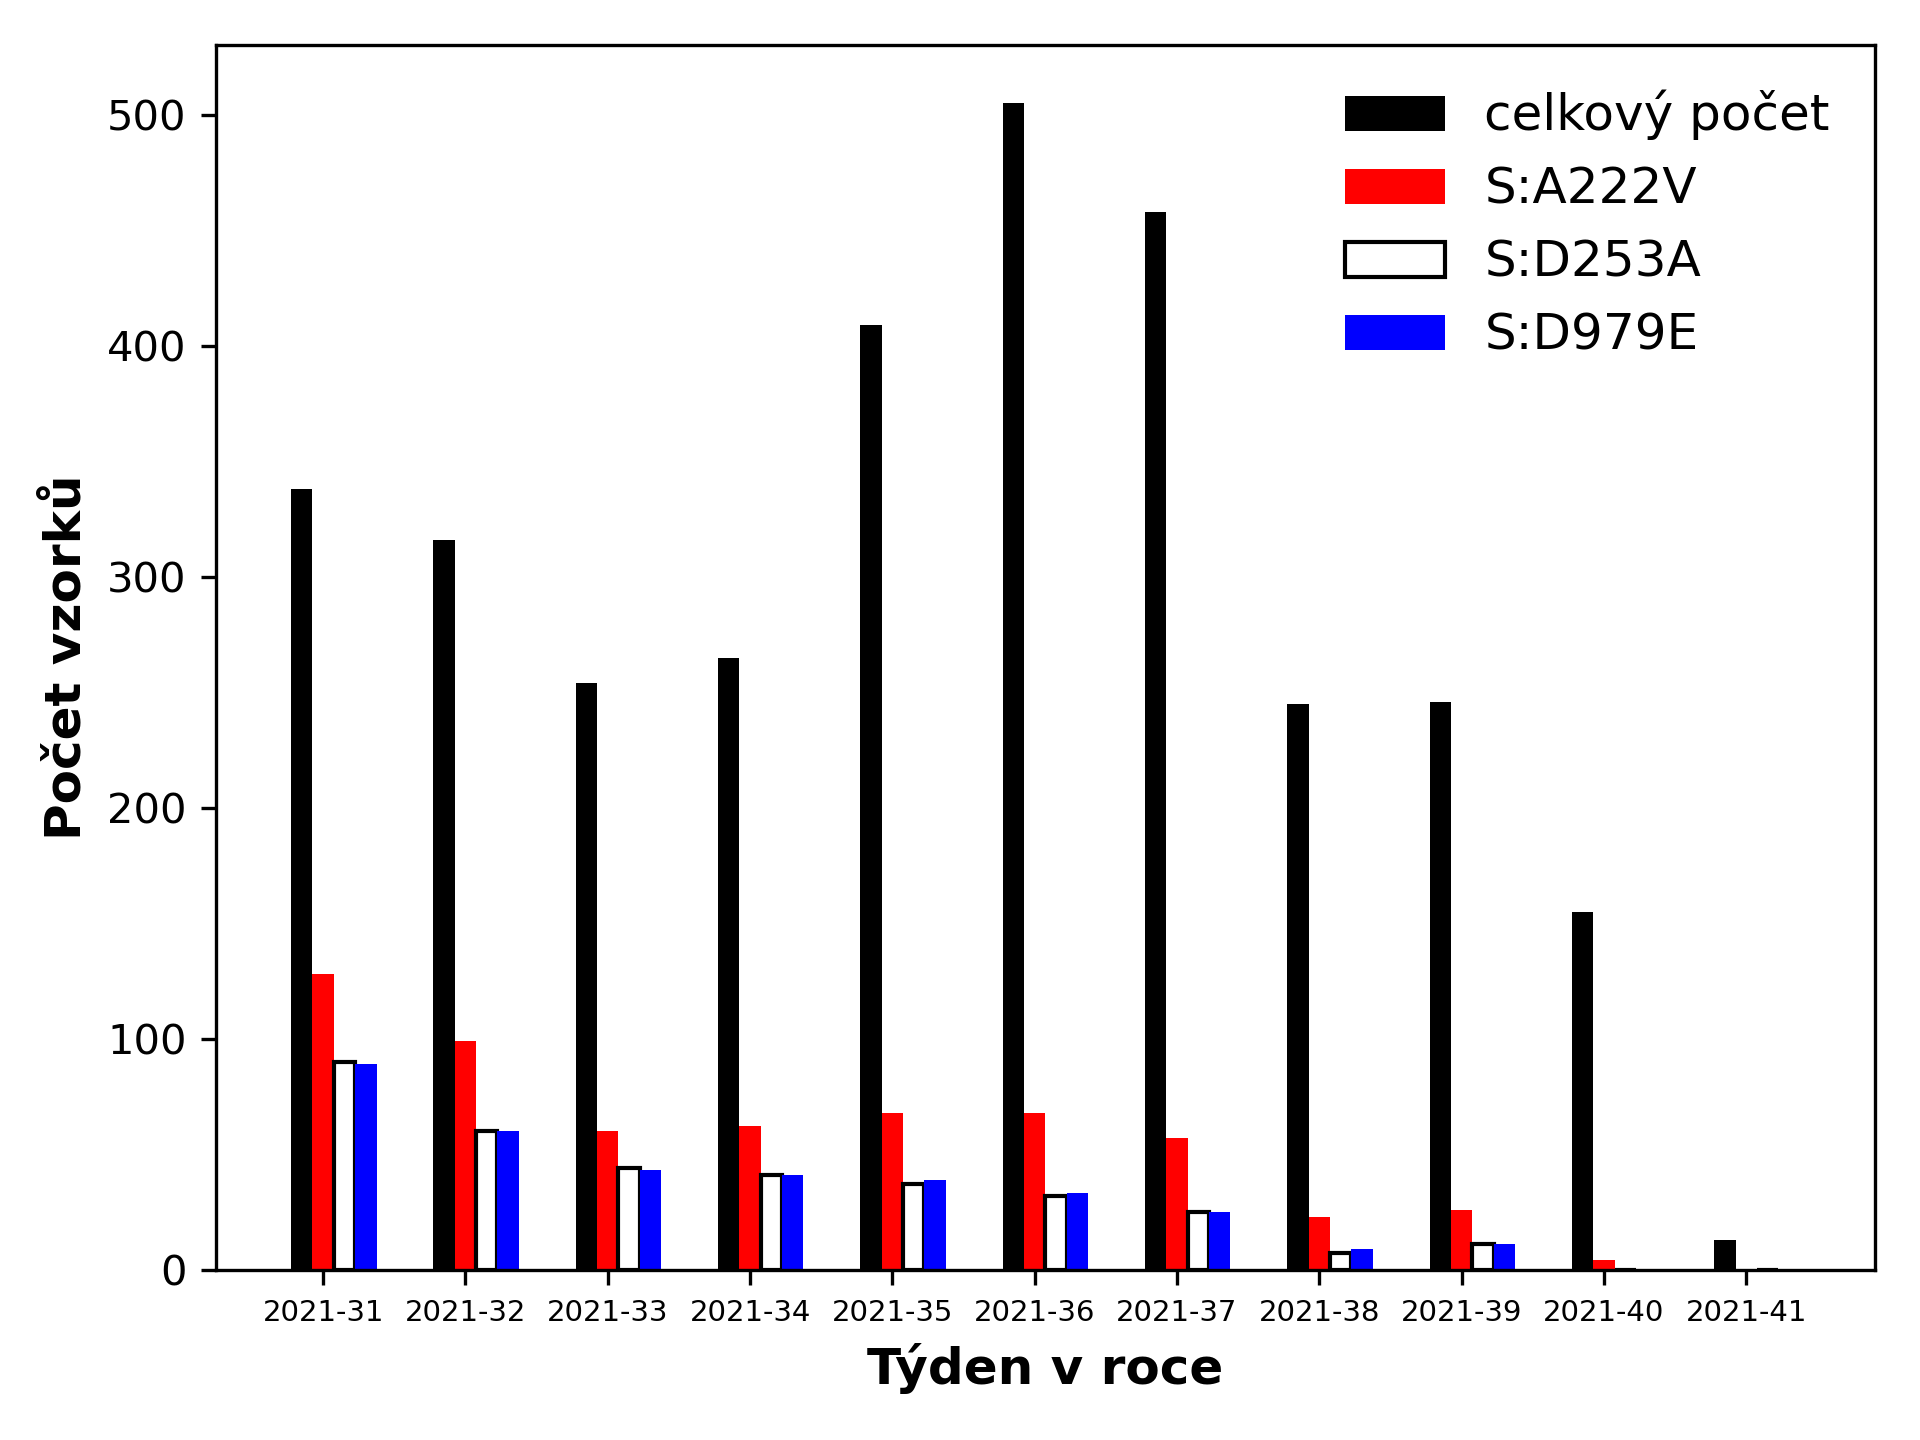

Python code for this plot:
#!/usr/bin/env python3
"""
barplot - Varianty vs tydny
"""

import csv
from dataclasses import dataclass
from matplotlib.font_manager import FontProperties  
import matplotlib.pyplot as plt
import numpy as np
from collections import Counter
from pprint import pprint


src1 = "/Users/hanamedova/Documents/COG/week34/datafreeze-2021-08-27_12_weeks_good.tsv"
src2 = "/Users/hanamedova/Documents/COG/week34/datafreeze-2021-08-27_12_weeks_good.nextclade.1.2.3.tsv"

src3 = "/Users/hanamedova/Documents/COG/report/input/hmedova/statistics_week34.tsv"

def join_tables(src1, src2):
    d1 = {}
    d2 = {}
    merged = {}
    with open(src1, newline ='') as csv1:
        f1 = csv.reader(csv1, delimiter = "\t") 
        for row in f1:
            d1[row[0]] = row[-1]
    with open(src2, newline ='') as csv2:
        f2 = csv.reader(csv2, delimiter = "\t") 
        for row in f2:
            d2[row[0]] = row[15]
    for k, v in d1.items():
        merged.setdefault(k, [])  #check for duplicates
        #print(merged[k].append(v))
        merged[k].append(v)
        #print(merged.setdefault(k, []))
    for k, v in d2.items():
        merged.setdefault(k, [])
        merged[k].append(v)
    print(len(list(merged.values())))
    return sorted(list(merged.values())) 
    
data1 = join_tables(src1, src2)
data1[1:10]

def open_total_sequenced(src3):
    with open(src3, newline ='') as csv3:
        f3 = csv.reader(csv3, delimiter = "\t") 
        d3 = {}
        for row in f3:
            d3[row[0]] = row[1]
        a = list(reversed(list(d3.values())[1:]))
        b = [int(i) for i in a[:-1] ]  #pozor na 34. tyden
        print(b)
        print(len(b))
    return b
    
total_sequenced_samples = open_total_sequenced(src3)
 

def count_frequencies_a222v(data):
    "in:src files, out: Counter(dictionary), keys: weeks, values: counts"
    list_of_weeks = [ sublist[0] for sublist in data[:-2] if "A222V" in sublist[1]]   #hashtable type "list" for the Counter
    d = dict(Counter(list_of_weeks)) 
    print(d)
    print(len(d))
    return d

def count_frequencies_d253a(data):
    "in:src files, out: Counter(dictionary), keys: weeks, values: counts"
    list_of_weeks = [ sublist[0] for sublist in data[:-2] if "D253A" in sublist[1]]
    d = dict(Counter(list_of_weeks)) 
    print(d)
    print(len(d))
    return d

def count_frequencies_d979e(data):
    "in:src files, out: Counter(dictionary), keys: weeks, values: counts"
    list_of_weeks = [ sublist[0] for sublist in data[:-2] if "D979E" in sublist[1]]
    d = dict(Counter(list_of_weeks)) 
    print(d)
    print(len(d))
    return d

def count_frequencies_trio(data):
    "in:src files, out: Counter(dictionary), keys: weeks, values: counts"
    list_of_weeks = [ sublist[0] for sublist in data[:-2] if "A222V" and "D253A" and "D979E" in sublist[1]]   #hashtable type "list" for the Counter
    d = dict(Counter(list_of_weeks)) 
    print(d)
    print(len(d))
    return d

def count_frequencies_kvartet(data):
    "in:src files, out: Counter(dictionary), keys: weeks, values: counts"
    list_of_weeks = [ sublist[0] for sublist in data[:-2] if "A222V" and "D253A" and "D979E" and "T95I" in sublist[1]]   #hashtable type "list" for the Counter
    d = dict(Counter(list_of_weeks)) 
    print(d)
    print(len(d))
    return d

def count_frequencies_95(data):
    "in:src files, out: Counter(dictionary), keys: weeks, values: counts"
    list_of_weeks = [ sublist[0] for sublist in data[:-2] if "T95I" in sublist[1]]   #hashtable type "list" for the Counter
    d = dict(Counter(list_of_weeks)) 
    print(d)
    print(len(d))
    return d

data_trio = count_frequencies_trio(data1)
# {'2021-24': 7, '2021-25': 48, '2021-26': 104, '2021-27': 141, '2021-28': 139, '2021-29': 42, '2021-30': 61, '2021-31': 52, '2021-32': 20, '2021-33': 4}
data_kvartet = count_frequencies_kvartet(data1)
# {'2021-23': 2, '2021-25': 6, '2021-26': 12, '2021-27': 33, '2021-28': 43, '2021-29': 22, '2021-30': 30, '2021-31': 51, '2021-32': 38, '2021-33': 6}
# data_duo = count_frequencies_duo(data1)
mut_a222v = count_frequencies_a222v(data1)
mut_d253a = count_frequencies_d253a(data1)
mut_d979e = count_frequencies_d979e(data1)
mut_T95I = count_frequencies_95(data1)
# {'2021-23': 2, '2021-25': 6, '2021-26': 12, '2021-27': 33, '2021-28': 43, '2021-29': 22, '2021-30': 30, '2021-31': 51, '2021-32': 38, '2021-33': 6}

len(data_trio)
len(mut_a222v)
len(mut_d253a)
len(mut_d979e)

def extract_values(data):
   return [ values  for key, values in data.items()] 

data_trio_lst = [0] + extract_values(data_trio)

ratio = [ f'{data_trio_lst[i]/total_sequenced_samples[i]:.2f}' for i in range(len(data_trio_lst))] 
# ['0.00', '0.09', '0.41', '0.53', '0.57', '0.56', '0.31', '0.42', '0.24', '0.20', '0.33']
sum(data_trio_lst)


def create_graph():
    '''
    Where data looks like:
    {'2021-24': 7, '2021-25': 48, '2021-26': 104, '2021-27': 141, '2021-28': 139, '2021-29': 42, '2021-30': 61, '2021-31': 52, '2021-32': 20, '2021-33': 4}
    '''
    fig, ax = plt.subplots()
    #fig, ax = plt.subplots(figsize=(15, 6))
    width = 0.15
    
    #tick labels - the week numbers
    labels = [key for key, values in mut_a222v.items()]

    #data for each plot
    data_mut_a222v = extract_values(mut_a222v)
    data_mut_d253a = [0] + extract_values(mut_d253a)
    data_mut_d979e = [0] + extract_values(mut_d979e)

    #x-axis
    x1 = np.arange(len(labels))
    x2 = [i + width for i in x1 ]
    x3 = [i + width for i in x2 ]
    x4 = [i + width for i in x3 ]

    #plot the barplots
    ax.bar(x1, total_sequenced_samples, width, color = 'black', edgecolor = "none", label = "celkový počet")
    ax.bar(x2, data_mut_a222v, width, color = 'r', edgecolor = "none", label = "S:A222V")
    ax.bar(x3, data_mut_d253a, width, color = 'w', edgecolor = "black", label = "S:D253A")
    ax.bar(x4, data_mut_d979e, width, color = 'blue', edgecolor = "none", label = "S:D979E")
  
    #plt.show()

    ax.legend(ncol=1, loc="upper right", frameon=False, prop={'size':12}).draw_frame(False)
    ax.set()
    ax.set_ylabel(ylabel="Počet vzorků", fontsize = 12, weight = 'heavy')
    ax.set_xlabel(xlabel="Týden v roce", fontsize =12, weight = 'heavy' )
    ax.set_title("Česká trikolora", fontsize =14, weight = 'heavy')
    ax.set_xticks([ i + width for i in range(11) ])
    ax.set_xticklabels(labels)
    #ax.set_xlim(-1,11)
    #ax.set_ylim(0,250)
    #ax.grid(b = 0)
    fig.tight_layout()
    #plt.show()
    plt.savefig('/Users/hanamedova/Documents/COG/report/input/hmedova/AY_CZ_counts.png', dpi = 300)

create_graph()
